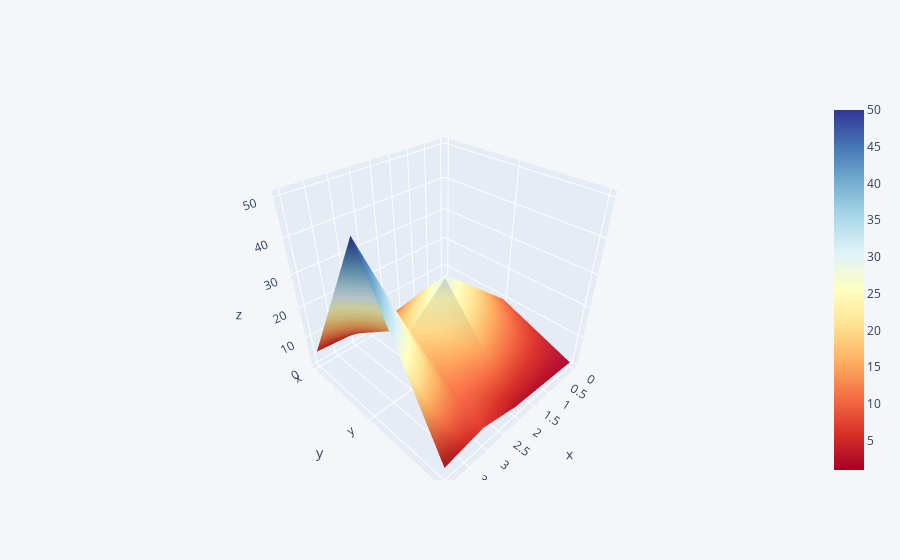

Notebook cell for this chart:
### Code cell
df3.iplot(kind='surface',colorscale='rdylbu')

### Figure 1 — Plotly figure (JSON) as saved in the notebook; plotly's stock layout.template omitted (floating-point values rounded to 4 significant figures)
{"data": [{"colorscale": [[0, "rgb(165,0,38)"], [0.1, "rgb(215,48,39)"], [0.2, "rgb(244,109,67)"], [0.3, "rgb(253,174,97)"], [0.4, "rgb(254,224,144)"], [0.5, "rgb(255,255,191)"], [0.6, "rgb(224,243,248)"], [0.7, "rgb(171,217,233)"], [0.8, "rgb(116,173,209)"], [0.9, "rgb(69,117,180)"], [1, "rgb(49,54,149)"]], "type": "surface", "x": [0, 1, 2, 3, 4], "y": ["x", "y", "z"], "z": [[1, 2, 3, 4, 5], [10, 20, 30, 20, 50], [1, 2, 3, 6, 4]]}], "layout": {"legend": {"bgcolor": "#F5F6F9", "font": {"color": "#4D5663"}}, "paper_bgcolor": "#F5F6F9", "plot_bgcolor": "#F5F6F9", "title": {"font": {"color": "#4D5663"}}, "xaxis": {"gridcolor": "#E1E5ED", "showgrid": true, "tickfont": {"color": "#4D5663"}, "title": {"font": {"color": "#4D5663"}, "text": ""}, "zerolinecolor": "#E1E5ED"}, "yaxis": {"gridcolor": "#E1E5ED", "showgrid": true, "tickfont": {"color": "#4D5663"}, "title": {"font": {"color": "#4D5663"}, "text": ""}, "zerolinecolor": "#E1E5ED"}}}
